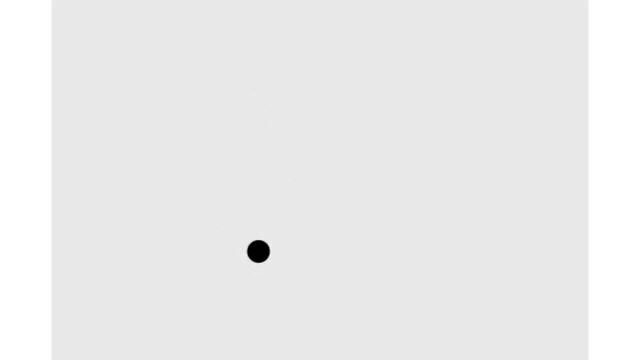
#> input picture frame 280 of video/randomball.avi, 640 x 360 px
$ python objTracking.py
#> lines starting #> are read from the running program, lines starting #| are printed output that depends on the picture; after the words box and inside, x2 and y2 are one past the last pixel; in counts of white or black regions, pixels touching at a corner belong together
### tp1/Detector.py
"""
File name         : detectors.py
Description       : Object detector used for detecting the objects in a video /image
Python Version    : 3.7
"""

import cv2

# Import python libraries
import numpy as np


def detect(frame):
    # Convert frame from BGR to GRAY
    gray = cv2.cvtColor(frame, cv2.COLOR_BGR2GRAY)
    # cv2.imshow('gray', gray)

    # Edge detection using Canny function
    img_edges = cv2.Canny(gray, 50, 190, 3)
    # cv2.imshow('img_edges', img_edges)

    # Convert to black and white image
    ret, img_thresh = cv2.threshold(img_edges, 254, 255, cv2.THRESH_BINARY)
    # cv2.imshow('img_thresh', img_thresh)

    # Find contours
    contours, _ = cv2.findContours(
        img_thresh, cv2.RETR_EXTERNAL, cv2.CHAIN_APPROX_SIMPLE
    )

    # Set the accepted minimum & maximum radius of a detected object
    min_radius_thresh = 3
    max_radius_thresh = 30

    centers = []
    for c in contours:
        # ref: https://docs.opencv.org/trunk/dd/d49/tutorial_py_contour_features.html
        (x, y), radius = cv2.minEnclosingCircle(c)
        radius = int(radius)

        # Take only the valid circle(s)
        if (radius > min_radius_thresh) and (radius < max_radius_thresh):
            centers.append(np.array([[x], [y]]))
    # cv2.imshow('contours', img_thresh)
    # cv2.imwrite('contours.jpg', img_thresh)
    return centers

### tp1/KalmanFilter.py
import numpy as np


class KalmanFilter:
    def __init__(
        self,
        dt: float,
        u_x: float,
        u_y: float,
        std_acc: float,
        x_dt_meas: float,
        y_dt_meas: float,
    ):
        self.u = (u_x, u_y)
        self.state = np.zeros(4)
        self.A = np.asarray([[1, 0, dt, 0], [0, 1, 0, dt], [0, 0, 1, 0], [0, 0, 0, 1]])
        dt_square = dt**2
        self.B = np.asarray(
            [[0.5 * dt_square, 0], [0, 0.5 * dt_square], [dt, 0], [0, dt]]
        )
        self.H = np.asarray([[1, 0, 0, 0], [0, 1, 0, 0]])
        dt_3 = dt**3 / 2.0
        dt_4 = dt**4 / 4.0
        self.Q = (
            np.asarray(
                [
                    [dt_4, 0, dt_3, 0],
                    [0, dt_4, 0, dt_3],
                    [dt_3, 0, dt_square, 0],
                    [0, dt_3, 0, dt_square],
                ]
            )
            * std_acc**2
        )
        self.R = np.asarray([[x_dt_meas**2, 0], [0, y_dt_meas**2]])
        self.P = np.identity(4)

    def predict(self):
        self.state = self.A @ self.state + self.B @ self.u
        self.P = self.A @ self.P @ self.A.T + self.Q

    def update(self, cur_pos: np.ndarray):
        S_k = self.H @ self.P @ self.H.T + self.R
        K_k = self.P @ self.H.T @ np.linalg.inv(S_k)
        self.state = self.state + K_k @ (cur_pos.T - self.H @ self.state)[0]
        self.P = (np.identity(4) - K_k @ self.H) @ self.P
        return self.state

### tp1/objTracking.py
import cv2 as cv
import Detector
from KalmanFilter import KalmanFilter


def main():
    cap = cv.VideoCapture("./video/randomball.avi")

    width = int(cap.get(cv.CAP_PROP_FRAME_WIDTH))
    height = int(cap.get(cv.CAP_PROP_FRAME_HEIGHT))

    fourcc = cv.VideoWriter_fourcc(*"XVID")  # type: ignore
    out = cv.VideoWriter("output.avi", fourcc, 60.0, (width, height))

    kalman_filter = KalmanFilter(
        dt=0.1, u_x=1, u_y=1, std_acc=1, x_dt_meas=0.1, y_dt_meas=0.1
    )

    trajectory = []

    while cap.isOpened():
        ret, frame = cap.read()
#> frame is the input picture: shape (360, 640, 3); min 0, max 255, mean 235.3
        if not ret:
            break

        centers = Detector.detect(frame)
#> in detect, `img_edges = cv2.Canny(gray, 50, 190, 3)`:
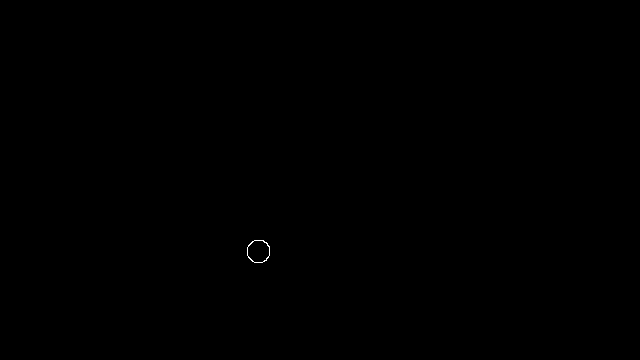
#> img_edges: shape (360, 640); 0.04% white in thin lines or dots, all inside (x1, y1, x2, y2) = (247, 240, 270, 263)
#> in detect, `contours, _ = cv2.findContours( img_thresh, cv2.RETR_EXTERNAL, cv2.CHA..`: contours = 1 contour; box (x1, y1, x2, y2) and area: (247, 240, 270, 263) 408
#> the loop in detect, `for c in contours:` made 1 pass
#> (x, y, radius) on pass 1: (258.2, 250.9, 11)
#> after the loop in detect, `for c in contours:`: centers = [[258.2, 250.9]]
#> centers = [[258.2, 250.9]]
        center = centers[0]
#> center = [258.2, 250.9]

        if centers:
            # Predict step
            kalman_filter.predict()
            # Get predicted position (before update)
            predicted_pos = kalman_filter.state[:2].copy()

            # Update step (correct with measurement)
            estimated_pos = kalman_filter.update(center)[:2]
#> in update, `K_k = self.P @ self.H.T @ np.linalg.inv(S_k)`: K_k = [[0.99, 0], [0, 0.99], [0.0985, 0], [0, 0.0985]]
#> in update, `self.state = self.state + K_k @ (cur_pos.T - self.H @ self.state)[0]`: self.state = [255.7, 248.5, 25.54, 24.82]
#> in update, `self.P = (np.identity(4) - K_k @ self.H) @ self.P`: self.P = [[0.0099, 0, 0.000985, 0], [0, 0.0099, 0, 0.000985], [0.000985, 0, 1, 0], [0, 0.000985, 0, 1]]
#> estimated_pos = [255.7, 248.5]

            # Extract scalar values from center array
            center_x = int(center[0, 0])
#> center_x = 258
            center_y = int(center[1, 0])
#> center_y = 250

            # Draw blue rectangle for predicted position
            cv.rectangle(
                frame,
                (int(predicted_pos[0]) - 15, int(predicted_pos[1]) - 15),
                (int(predicted_pos[0]) + 15, int(predicted_pos[1]) + 15),
                (255, 0, 0),  # Blue in BGR
                2,
            )
#> frame: shape (360, 640, 3); 0.04% of pixels changed, all inside (x1, y1, x2, y2) = (0, 0, 17, 17)
            # Draw red rectangle for estimated position
            cv.rectangle(
                frame,
                (int(estimated_pos[0]) - 15, int(estimated_pos[1]) - 15),
                (int(estimated_pos[0]) + 15, int(estimated_pos[1]) + 15),
                (0, 0, 255),  # Red in BGR
                2,
            )
            # Draw green circle for detected position
            cv.circle(frame, (center_x, center_y), 10, (0, 255, 0), 2)
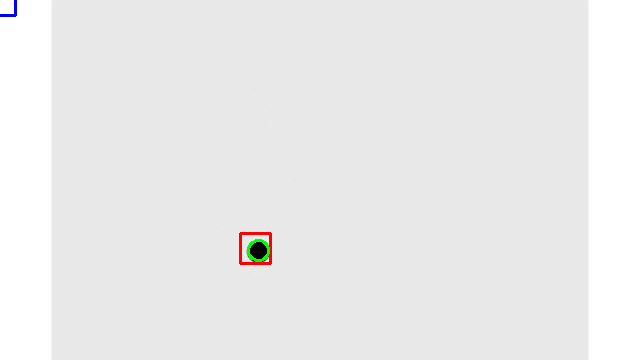
#> frame: shape (360, 640, 3); mean B, G, R 234.9, 235, 235.2
            trajectory.append((center_x, center_y))

        for i in range(1, len(trajectory)):
            cv.line(frame, trajectory[i - 1], trajectory[i], (0, 255, 255), 2)
#> this loop made 0 passes

        out.write(frame)

    cap.release()
    out.release()


if __name__ == "__main__":
    main()

$ run again, starting later in the video
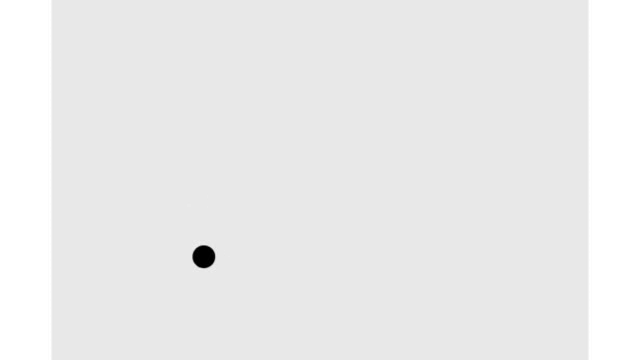
#> input picture frame 1262 of video/randomball.avi, 640 x 360 px
#> in main, frame is the input picture: shape (360, 640, 3); min 0, max 255, mean 235.3
#> img_edges: shape (360, 640); 0.04% white in thin lines or dots, all inside (x1, y1, x2, y2) = (192, 245, 216, 269)
#> contours = 1 contour; box (x1, y1, x2, y2) and area: (192, 245, 216, 269) 413
#> the loop in detect, `for c in contours:` made 1 pass
#> (x, y, radius) on pass 1: (203.5, 256.3, 11)
#> after the loop in detect, `for c in contours:`: centers = [[203.5, 256.3]]
#> center = [203.5, 256.3]
#> K_k = [[0.99, 0], [0, 0.99], [0.0985, 0], [0, 0.0985]]
#> self.state = [201.5, 253.8, 20.15, 25.36]
#> self.P = [[0.0099, 0, 0.000985, 0], [0, 0.0099, 0, 0.000985], [0.000985, 0, 1, 0], [0, 0.000985, 0, 1]]
#> estimated_pos = [201.5, 253.8]
#> center_x = 203
#> center_y = 256
#> in main, `cv.circle(frame, (center_x, center_y), 10, (0, 255, 0), 2)`:
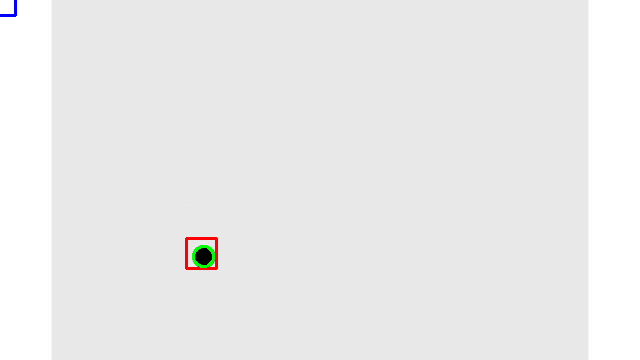
#> frame: shape (360, 640, 3); mean B, G, R 234.9, 235, 235.2

$ run again, starting later in the video
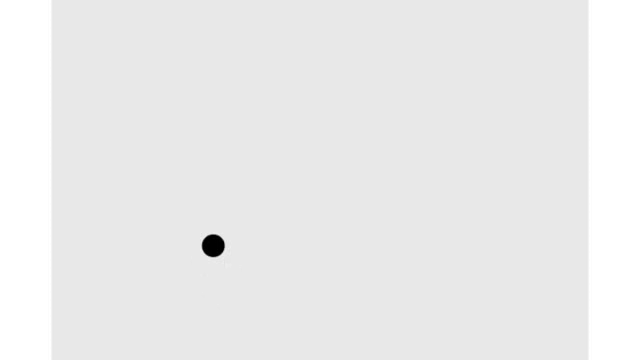
#> input picture frame 2244 of video/randomball.avi, 640 x 360 px
#> in main, frame is the input picture: shape (360, 640, 3); min 0, max 255, mean 235.3
#> img_edges: shape (360, 640); 0.04% white in thin lines or dots, all inside (x1, y1, x2, y2) = (202, 234, 225, 258)
#> contours = 1 contour; box (x1, y1, x2, y2) and area: (202, 234, 225, 258) 413
#> the loop in detect, `for c in contours:` made 1 pass
#> (x, y, radius) on pass 1: (212.8, 245.3, 12)
#> after the loop in detect, `for c in contours:`: centers = [[212.8, 245.3]]
#> center = [212.8, 245.3]
#> K_k = [[0.99, 0], [0, 0.99], [0.0985, 0], [0, 0.0985]]
#> self.state = [210.7, 242.9, 21.07, 24.27]
#> self.P = [[0.0099, 0, 0.000985, 0], [0, 0.0099, 0, 0.000985], [0.000985, 0, 1, 0], [0, 0.000985, 0, 1]]
#> estimated_pos = [210.7, 242.9]
#> center_x = 212
#> center_y = 245
#> in main, `cv.circle(frame, (center_x, center_y), 10, (0, 255, 0), 2)`:
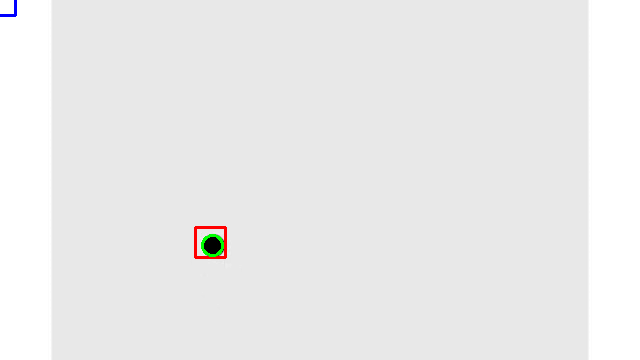
#> frame: shape (360, 640, 3); mean B, G, R 234.9, 235, 235.2
